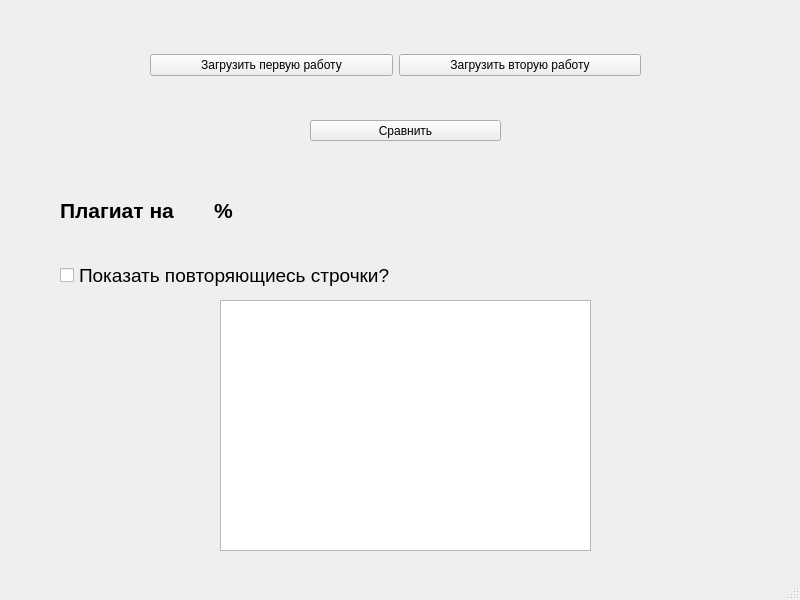
<?xml version="1.0" encoding="UTF-8"?>
<ui version="4.0">
 <class>MainWindow</class>
 <widget class="QMainWindow" name="MainWindow">
  <property name="geometry">
   <rect>
    <x>0</x>
    <y>0</y>
    <width>800</width>
    <height>600</height>
   </rect>
  </property>
  <property name="windowTitle">
   <string>MainWindow</string>
  </property>
  <widget class="QWidget" name="centralwidget">
   <widget class="QCheckBox" name="checkBox">
    <property name="geometry">
     <rect>
      <x>60</x>
      <y>250</y>
      <width>341</width>
      <height>51</height>
     </rect>
    </property>
    <property name="font">
     <font>
      <pointsize>14</pointsize>
     </font>
    </property>
    <property name="text">
     <string>Показать повторяющиесь строчки?</string>
    </property>
   </widget>
   <widget class="QPushButton" name="compare_btn">
    <property name="geometry">
     <rect>
      <x>310</x>
      <y>120</y>
      <width>191</width>
      <height>21</height>
     </rect>
    </property>
    <property name="text">
     <string>Сравнить</string>
    </property>
   </widget>
   <widget class="QWidget" name="layoutWidget">
    <property name="geometry">
     <rect>
      <x>150</x>
      <y>20</y>
      <width>491</width>
      <height>91</height>
     </rect>
    </property>
    <layout class="QHBoxLayout" name="horizontalLayout">
     <item>
      <widget class="QPushButton" name="first_btn">
       <property name="text">
        <string>Загрузить первую работу</string>
       </property>
      </widget>
     </item>
     <item>
      <widget class="QPushButton" name="second_btn">
       <property name="text">
        <string>Загрузить вторую работу</string>
       </property>
      </widget>
     </item>
    </layout>
   </widget>
   <widget class="QWidget" name="layoutWidget">
    <property name="geometry">
     <rect>
      <x>60</x>
      <y>170</y>
      <width>301</width>
      <height>81</height>
     </rect>
    </property>
    <layout class="QHBoxLayout" name="horizontalLayout_2">
     <item>
      <widget class="QLabel" name="label">
       <property name="font">
        <font>
         <family>MS Shell Dlg 2</family>
         <pointsize>16</pointsize>
         <weight>75</weight>
         <bold>true</bold>
        </font>
       </property>
       <property name="text">
        <string>Плагиат на </string>
       </property>
      </widget>
     </item>
     <item>
      <widget class="QLabel" name="label_2">
       <property name="font">
        <font>
         <family>MS Shell Dlg 2</family>
         <pointsize>16</pointsize>
         <weight>75</weight>
         <bold>true</bold>
        </font>
       </property>
       <property name="text">
        <string>%</string>
       </property>
      </widget>
     </item>
    </layout>
   </widget>
   <widget class="QListWidget" name="same_str_list">
    <property name="geometry">
     <rect>
      <x>220</x>
      <y>300</y>
      <width>371</width>
      <height>251</height>
     </rect>
    </property>
   </widget>
  </widget>
  <widget class="QMenuBar" name="menubar">
   <property name="geometry">
    <rect>
     <x>0</x>
     <y>0</y>
     <width>800</width>
     <height>21</height>
    </rect>
   </property>
  </widget>
  <widget class="QStatusBar" name="statusbar"/>
 </widget>
 <resources/>
 <connections/>
</ui>
